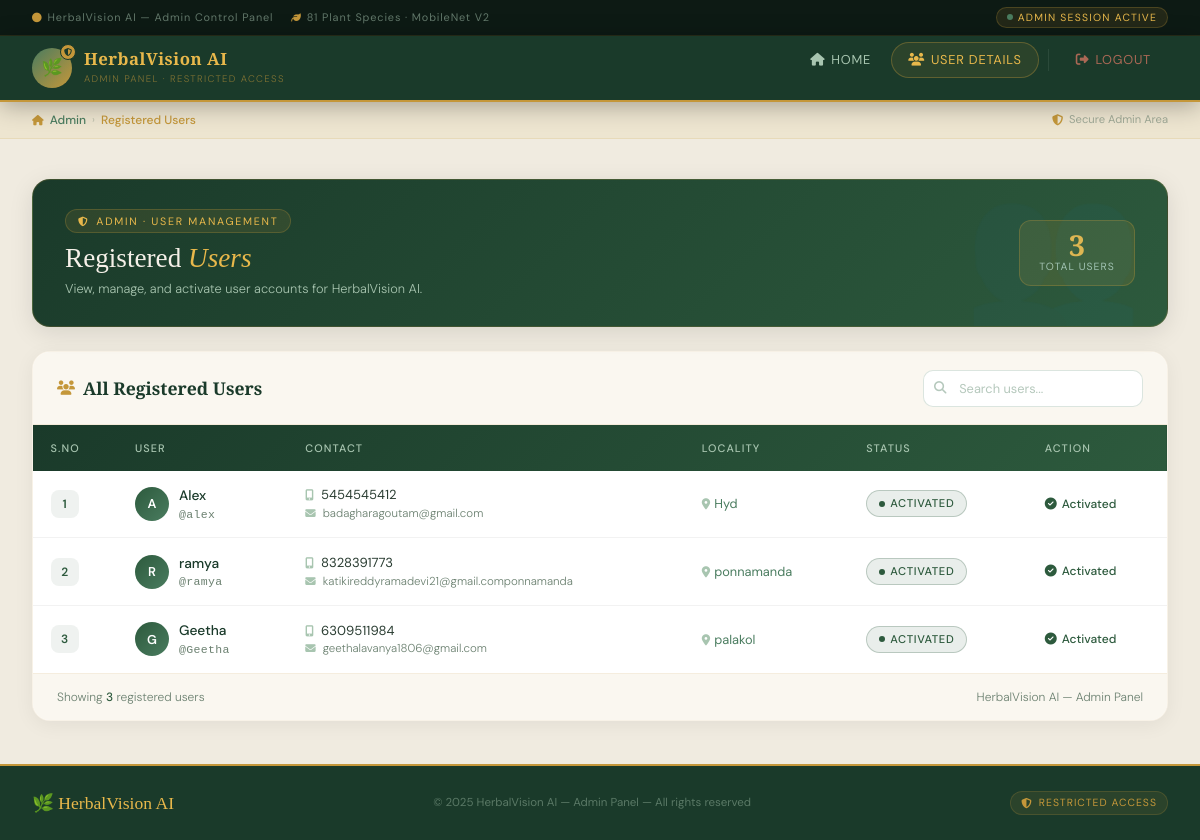
Page /RegisterUsersView/ on the committed database.
### users/models.py (models this page shows, shortened)
class UserRegistrationModel(models.Model):
    name = models.CharField(max_length=100)
    loginid = models.CharField(unique=True, max_length=100)
    password = models.CharField(max_length=100)
    mobile = models.CharField(unique=True, max_length=100)
    email = models.CharField(unique=True, max_length=100)
    locality = models.CharField(max_length=100)
    address = models.CharField(max_length=1000)
    city = models.CharField(max_length=100)
    state = models.CharField(max_length=100)
    status = models.CharField(max_length=100)
    class Meta:
        db_table = 'UserRegistrations'

### admins/views.py (the view)
# urls.py: path('RegisterUsersView/', admins.RegisterUsersView, name='RegisterUsersView'),
def RegisterUsersView(request):
    data = UserRegistrationModel.objects.all()
    return render(request,'admins/viewregisterusers.html',{'data':data})

### templates/admins/viewregisterusers.html (shortened to what this page needs)
{% extends 'admins/adminbase.html' %}
{% block page_title %}Registered Users{% endblock %}
{% block contents %}
<div class="users-section">
    <div class="container-fluid px-0">
        <div class="page-banner mb-4">
            <div class="banner-left">
                <div class="eyebrow">
                    <i class="fas fa-shield-alt" style="font-size:0.6rem;"></i>
                    Admin · User Management
                </div>
                <h2>Registered <em>Users</em></h2>
                <p>View, manage, and activate user accounts for HerbalVision AI.</p>
            </div>
            <div class="banner-right">
                <div class="count-chip">
                    <div class="num">{{ data|length }}</div>
                    <span class="lbl">Total Users</span>
                </div>
            </div>
        </div>
        <div class="table-card">
            <div class="table-card-header">
                <div class="header-title">
                    <i class="fas fa-users" style="color:#c4973a;font-size:0.9rem;"></i>
                    All Registered Users
                </div>
                <div class="search-wrap">
                    <input type="text" id="searchInput" placeholder="Search users..." onkeyup="searchTable()">
                </div>
            </div>
            <div class="table-scroll">
                <table class="users-table" id="usersTable">
                    <thead>
                        <tr>
                            <th>S.No</th>
                            <th>User</th>
                            <th>Contact</th>
                            <th>Locality</th>
                            <th>Status</th>
                            <th>Action</th>
                        </tr>
                    </thead>
                    <tbody>
                        {% for i in data %}
                        <tr>
                            <td>
                                <div class="sno-badge">{{ forloop.counter }}</div>
                            </td>
                            <td>
                                <div class="name-cell">
                                    <div class="name-avatar">{{ i.name|first }}</div>
                                    <div>
                                        <div class="name-text">{{ i.name }}</div>
                                        <div class="loginid-text">@{{ i.loginid }}</div>
                                    </div>
                                </div>
                            </td>
                            <td>
                                <div class="contact-cell">
                                    <div class="mobile">
                                        <i class="fas fa-mobile-alt" style="color:#a8c5b0;font-size:0.7rem;margin-right:4px;"></i>
                                        {{ i.mobile }}
                                    </div>
                                    <div class="email">
                                        <i class="fas fa-envelope" style="color:#a8c5b0;font-size:0.65rem;margin-right:4px;"></i>
                                        {{ i.email }}
                                    </div>
                                </div>
                            </td>
                            <td>
                                <div class="locality-text">
                                    <i class="fas fa-map-marker-alt" style="font-size:0.7rem;color:#a8c5b0;"></i>
                                    {{ i.locality }}
                                </div>
                            </td>
                            <td>
                                {% if i.status == 'waiting' %}
                                    <span class="status-badge status-waiting">
                                        <span class="status-dot dot-waiting"></span>
                                        Waiting
                                    </span>
                                {% else %}
                                    <span class="status-badge status-activated">
                                        <span class="status-dot dot-activated"></span>
                                        Activated
                                    </span>
                                {% endif %}
                            </td>
                            <td>
                                {% if i.status == 'waiting' %}
                                    <a href="/ActivaUsers/?uid={{ i.id }}" class="btn-activate">
                                        <i class="fas fa-check"></i> Activate
                                    </a>
                                {% else %}
                                    <div class="activated-label">
                                        <i class="fas fa-check-circle" style="color:#2d5a3d;"></i>
                                        Activated
                                    </div>
                                {% endif %}
                            </td>
                        </tr>
                        {% endfor %}
                    </tbody>
                </table>
            </div>
            <div class="table-card-footer">
                <div class="footer-info">
                    Showing <span>{{ data|length }}</span> registered user{{ data|length|pluralize }}
                </div>
                <div class="footer-info">
                    HerbalVision AI &mdash; Admin Panel
                </div>
            </div>
        </div>
    </div>
</div>
{% endblock %}

### templates/admins/adminbase.html (shortened to what this page needs)
{% load static %}
<!DOCTYPE html>
<html lang="en">
<head>
    <link href="https://cdnjs.cloudflare.com/ajax/libs/bootstrap/5.3.0/css/bootstrap.min.css" rel="stylesheet">
    <link href="https://cdnjs.cloudflare.com/ajax/libs/font-awesome/6.4.0/css/all.min.css" rel="stylesheet">
</head>
<body>
    <div class="admin-topbar">
        <div class="topbar-left">
            <span><i class="fas fa-circle"></i> HerbalVision AI &mdash; Admin Control Panel</span>
            <span><i class="fas fa-leaf"></i> 81 Plant Species · MobileNet V2</span>
        </div>
        <div class="topbar-right">
            <div class="admin-pill">
                <span class="dot"></span> Admin Session Active
            </div>
        </div>
    </div>
    <nav class="admin-navbar">
        <a class="admin-brand" href="{% url 'AdminHome' %}">
            <div class="brand-icon-wrap">
                <div class="brand-icon">🌿</div>
                <div class="brand-admin-badge"><i class="fas fa-shield-alt"></i></div>
            </div>
            <div class="brand-text">
                <span class="brand-title">HerbalVision AI</span>
                <span class="brand-sub">Admin Panel · Restricted Access</span>
            </div>
        </a>
        <ul class="admin-nav-links" id="adminNavLinks">
            <li>
                <a href="{% url 'AdminHome' %}">
                    <i class="fas fa-home"></i> Home
                </a>
            </li>
            <li>
                <a href="{% url 'RegisterUsersView' %}">
                    <i class="fas fa-users"></i> User Details
                </a>
            </li>
            <li class="nav-logout">
                <a href="{% url 'index' %}">
                    <i class="fas fa-sign-out-alt"></i> Logout
                </a>
            </li>
        </ul>
    </nav>
    <div class="admin-breadcrumb-bar">
        <div class="breadcrumb-nav">
            <i class="fas fa-home" style="color:var(--gold);font-size:0.65rem;"></i>
            <a href="{% url 'AdminHome' %}">Admin</a>
            <span class="sep">›</span>
            <span class="current">{% block page_title %}Dashboard{% endblock %}</span>
        </div>
        <div class="breadcrumb-right">
            <i class="fas fa-shield-alt" style="color:var(--gold);"></i>
            Secure Admin Area
        </div>
    </div>
    <main>
        {% block contents %}
        {% endblock %}
    </main>
    <footer>
        <div class="footer-brand">
            🌿 HerbalVision AI
        </div>
        <div class="footer-copy">
            &copy; 2025 HerbalVision AI &mdash; Admin Panel &mdash; All rights reserved
        </div>
        <div class="footer-badge">
            <i class="fas fa-shield-alt"></i> Restricted Access
        </div>
    </footer>
</body>
</html>

### rows in the picture
UserRegistrationModel: name|first "A", name "Alex", loginid "alex", mobile "5454545412", email "badagharagoutam@gmail.com", locality "Hyd", status "ACTIVATED"
UserRegistrationModel: name|first "R", name "ramya", loginid "ramya", mobile "8328391773", email "katikireddyramadevi21@gmail.componnamanda", locality "ponnamanda", status "ACTIVATED"
UserRegistrationModel: name|first "G", name "Geetha", loginid "Geetha", mobile "6309511984", email "geethalavanya1806@gmail.com", locality "palakol", status "ACTIVATED"

### other values in the picture
{{ data|length }} "3"
